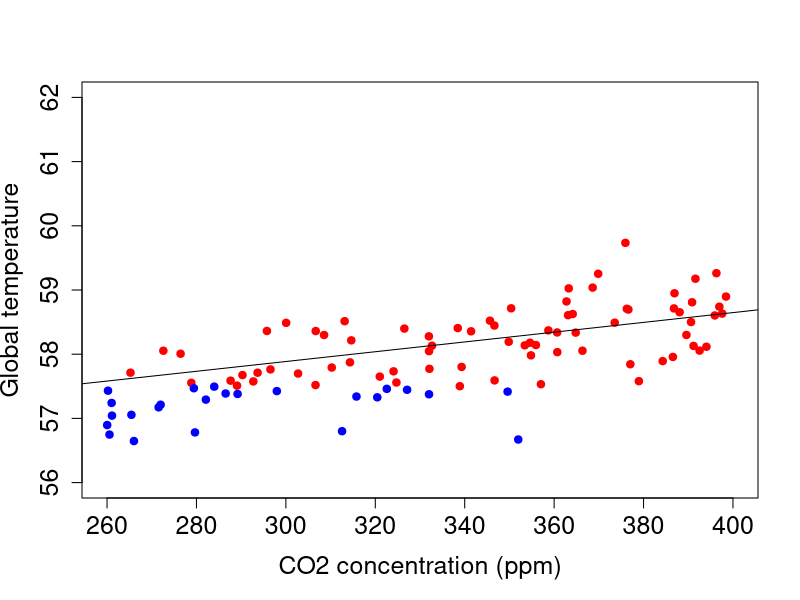
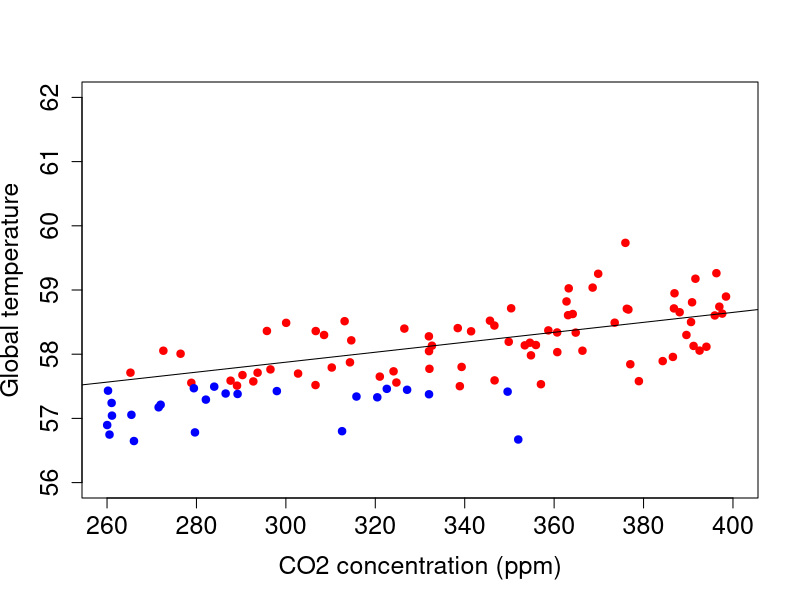
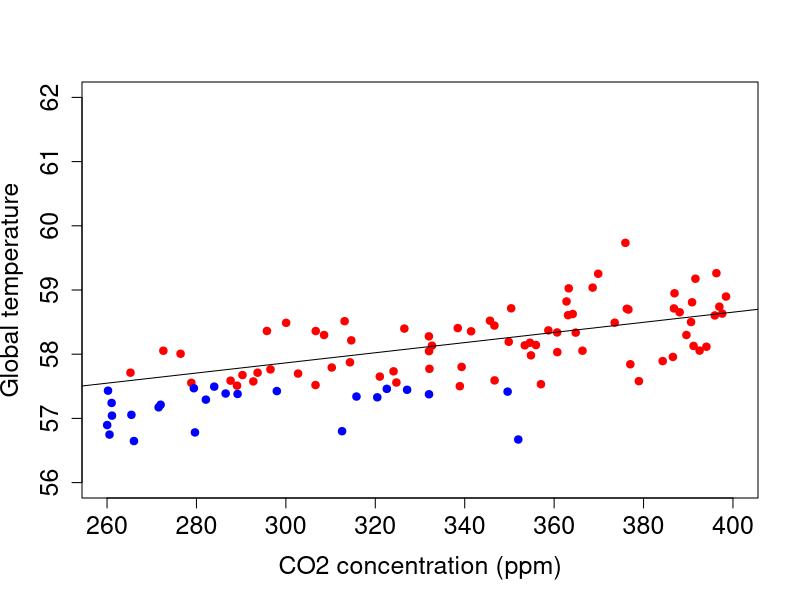
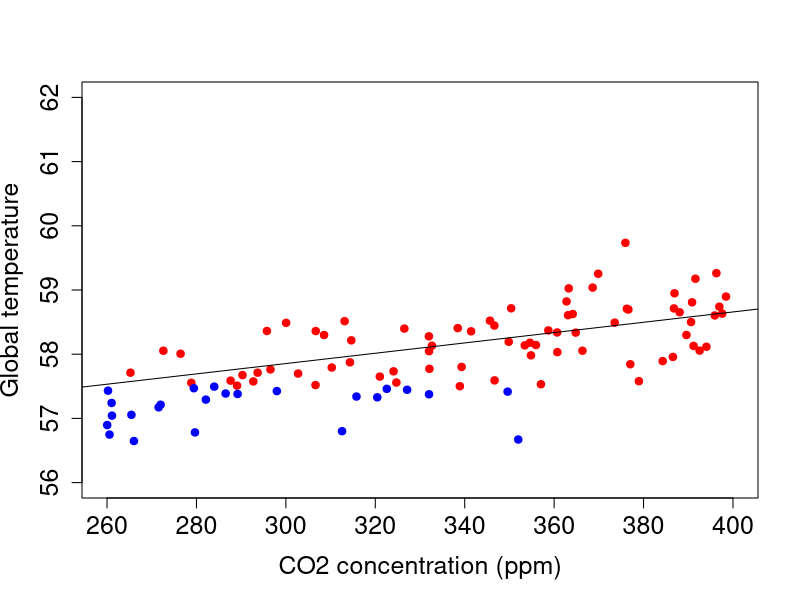
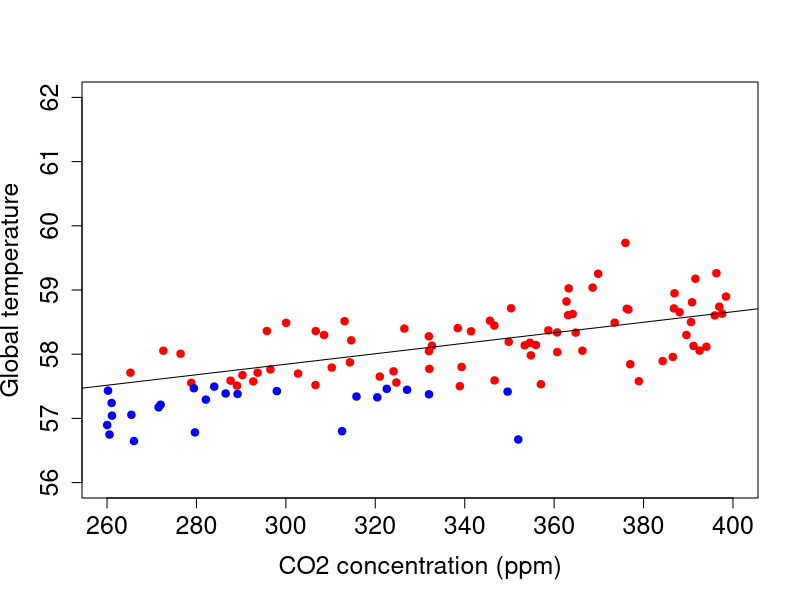
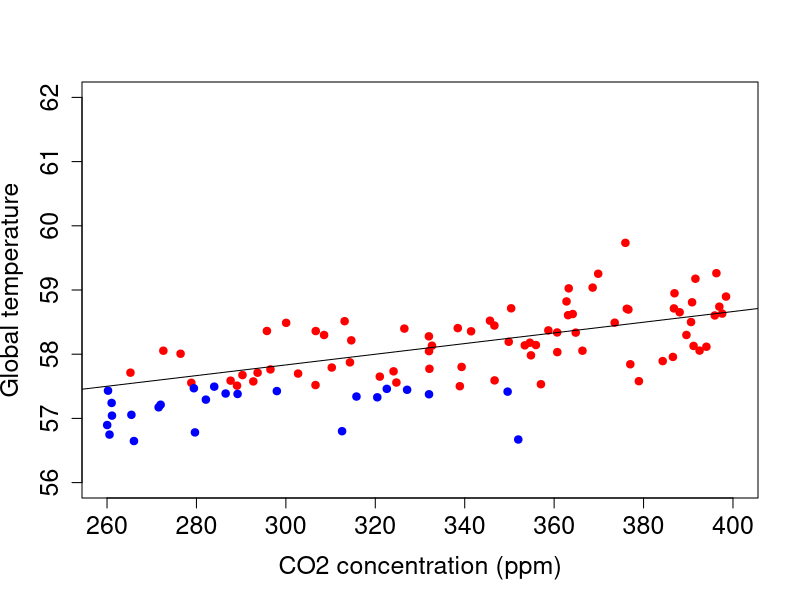
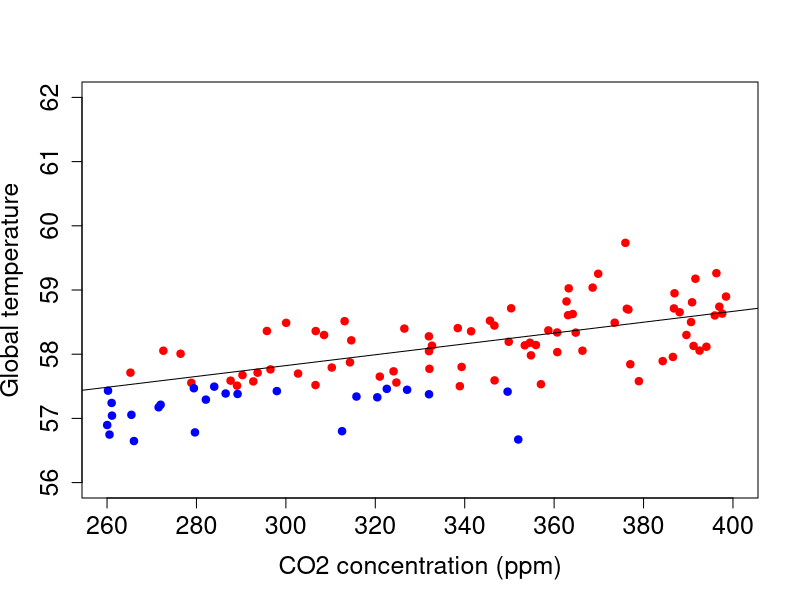
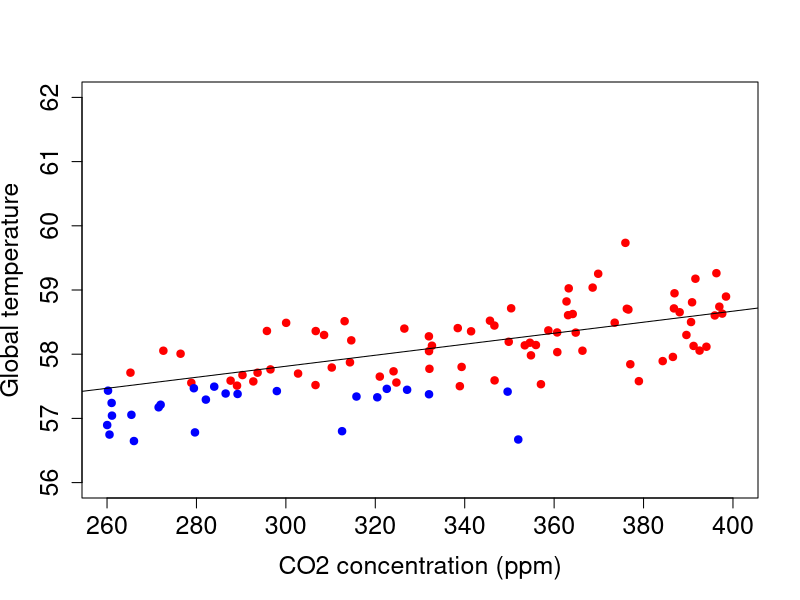

Reproduce these figures in R, in order. (Note: this script raises an error after producing the figures.)
## written by K. Garner and chatGPT, 2023
## create a plot that shows estimation
## then a gif to demonstrate the point of prediction
## the point is that we don't want to just measure what's happening now,
## we want to predict what's going to happen

# create sample data and define variables
set.seed(42) # meaning of life
xmin <- 260
xmax <- 400
ymin <- 56
ymax <- 62
beta <- .009
safe <- 57.5
y_int <- 55

x <- runif(100, xmin, xmax) # CO2 concentration (ppm)
y <- y_int + beta*(x) + rnorm(100, 0, 0.5)
y_color <- ifelse(y < safe, "blue", "red")

# create animation frames
n <- 50 # number of frames
frames <- list()
# ugly loop but pushed for time
count <- 0
for (i in seq(0, 1, length.out = n)) {
  count <- count + 1
  # calculate line of best fit
  fit <- lm(y ~ x, weights = i*ifelse(y < safe, 1, 0) + (1-i)*ifelse(y >= safe, 1, 0))
  
  # create plot
  plot(x, y, col = y_color, xlab = "CO2 concentration (ppm)", ylab = "Global temperature", 
            xlim = c(260, 400), ylim = c(ymin, ymax), pch=19, cex.axis = 1.5, cex.lab=1.5)
  abline(fit, col = "black")
  
  # add plot to frames
  filename <- paste0("prediction/lobf_frame_", count, ".png")
  dev.copy(png, filename, width = 600, height = 400)
  dev.off()
}

# create animated gif from saved frames
library(magick)
frames <- list.files(path= "prediction/", pattern = "lobf_frame_.*\\.png", full.names=TRUE)
frames_list <- lapply(frames, image_read)
frames_joined <- image_join(frames_list)
frames_animate <- image_animate(frames_joined, fps = 2)
frames_animate

image_write(frames_animate, "prediction/fit_lobf.gif")

### now compute the details required for the prediction model
mean(y)
sd(y)
cor.test(x,y)
r = cor.test(x,y)
mean(x)
sd(x)
# z-score 600 (x of interest)
Zx = (450 - mean(x))/sd(x)
# get the prediction (Zy = * Zx)
r$estimate*Zx

## now plot the z-transformed x and y, and fit the correlation line
nu_x <- scale(x)
nu_y <- scale(y)
nu_safe <- (safe - mean(y))/sd(y)
nuy_color <- ifelse(nu_y < nu_safe, "blue", "red")
nu_xlim <- c(-3, 3)
nu_ylim <- c(-3, 3)
plot(nu_x, nu_y, col = nuy_color, xlab = "CO2 concentration (ppm) Z", ylab = "Global temperature Z", 
     xlim = nu_xlim, ylim = nu_ylim, pch=19, cex.axis = 1.5, cex.lab=1.5)
abline(0, .69, col = "black", lwd = 2)
abline(h = 0, v = 0, col="grey", lwd = 1)
text(x=2, y=2.5, labels="r=.69", cex = 1.5)
dev.copy(png, "prediction/globalTmp_Z.png", width = 600, height = 400)
dev.off()

## now plot the prediction for 450
nu_x <- scale(x)
nu_y <- scale(y)
nu_safe <- (safe - mean(y))/sd(y)
nuy_color <- ifelse(nu_y < nu_safe, "blue", "red")
nu_xlim <- c(-3, 3)
nu_ylim <- c(-3, 3)
plot(nu_x, nu_y, col = nuy_color, xlab = "CO2 concentration (ppm) Z", ylab = "Global temperature Z", 
     xlim = nu_xlim, ylim = nu_ylim, pch=19, cex.axis = 1.5, cex.lab=1.5)
abline(0, .69, col = "black", lwd = 2)
abline(h = 0, v = 0, col="grey", lwd = 1)
text(x=2, y=2.5, labels="r=.69", cex = 1.5)
segments(x0=c(Zx, Zx), y0=c(-3.5, -3.5), 
         x1=c(Zx, Zx), y1=c(Zx*r$estimate, Zx*r$estimate), col="purple", lwd=2)
segments(x0=-3.5, y0=Zx*r$estimate, 
         x1=Zx, y1=Zx*r$estimate, col="purple", lwd=2)
text(x=1, y=-2.5, labels="Zx = 2.76", cex = 1.5)
text(x=-2, y=2.2, labels="Zy = 1.9", cex = 1.5)
dev.copy(png, "prediction/globalTmp_Z_wXandY.png", width = 600, height = 400)
dev.off()
